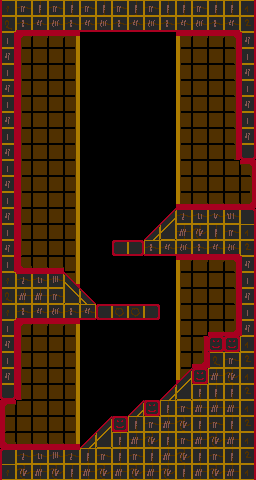

The image is a tile-based game level rendered from a .tmx file. Its description and complete source (layers, tilesets, objects, tile grids) follow:
An orthogonal 16x30 tile map with 16x16 px tiles, 2 tile layers (back, front) and 10 objects (4x Detritus, 3x Spawn, 3x Lamp).

<map version="1.0" orientation="orthogonal" width="16" height="30" tilewidth="16" tileheight="16">
 <tileset firstgid="1" name="tiles1" tilewidth="16" tileheight="16">
  <image source="../../../img/tiles/tiles0.gif" trans="ff00ff" width="256" height="256" />
 </tileset>
 <layer name="back" width="16" height="30">
  <data encoding="csv">
0,0,0,0,0,0,0,0,0,0,0,0,0,0,0,0,
0,0,0,0,0,0,0,0,0,0,0,0,0,0,0,0,
182,213,214,214,212,0,0,0,0,0,0,211,214,214,215,230,
182,229,230,230,228,0,0,0,0,0,0,227,230,230,231,230,
182,229,230,230,228,0,0,0,0,0,0,227,230,230,231,230,
182,229,230,230,228,0,0,0,0,0,0,227,230,230,231,230,
182,229,230,230,228,0,0,0,0,0,0,227,230,230,231,230,
182,229,230,230,228,0,0,0,0,0,0,227,230,230,231,230,
182,229,230,230,228,0,0,0,0,0,0,227,230,230,231,230,
182,229,230,230,228,0,0,0,0,0,0,227,230,230,231,230,
182,229,230,230,228,0,0,0,0,0,0,227,230,230,230,215,
182,229,230,230,228,0,0,0,0,0,0,227,230,230,230,231,
182,229,230,230,228,0,0,0,0,0,0,243,246,246,246,247,
182,229,230,230,228,0,0,0,0,0,0,182,230,230,230,230,
182,229,230,230,228,0,0,0,0,0,0,182,230,230,230,230,
182,229,230,230,228,0,0,0,0,0,0,182,230,230,230,230,
182,245,246,246,228,0,0,0,0,0,0,211,214,214,215,230,
182,130,129,130,244,0,0,0,0,0,0,227,230,230,231,230,
182,146,145,146,198,0,0,0,0,0,0,227,230,230,231,230,
182,130,129,130,198,0,0,0,0,0,0,227,230,230,231,230,
182,213,214,214,212,0,0,0,0,0,0,227,230,246,247,230,
182,229,230,230,228,0,0,0,0,0,0,227,231,230,230,230,
182,229,230,230,228,0,0,0,0,0,0,227,247,230,230,230,
182,229,230,230,228,0,0,0,0,0,0,243,230,230,230,230,
182,229,230,230,228,0,0,0,0,0,0,182,230,230,230,230,
213,230,230,230,228,0,0,0,0,0,0,182,230,230,230,230,
229,230,230,230,228,0,0,0,0,0,0,182,230,230,230,230,
245,246,246,246,244,0,0,0,0,0,0,182,230,230,230,230,
0,0,0,0,0,0,0,0,0,0,0,182,230,230,230,230,
0,0,0,0,0,0,0,0,0,0,0,0,0,0,0,0
</data>
 </layer>
 <layer name="front" width="16" height="30">
  <data encoding="csv">
17,19,18,19,18,19,18,19,18,19,18,18,19,18,18,24,
33,50,51,52,50,51,52,50,51,52,50,51,52,50,51,40,
20,0,0,0,0,0,0,0,0,0,0,0,0,0,0,36,
36,0,0,0,0,0,0,0,0,0,0,0,0,0,0,20,
20,0,0,0,0,0,0,0,0,0,0,0,0,0,0,36,
36,0,0,0,0,0,0,0,0,0,0,0,0,0,0,20,
20,0,0,0,0,0,0,0,0,0,0,0,0,0,0,36,
36,0,0,0,0,0,0,0,0,0,0,0,0,0,0,20,
20,0,0,0,0,0,0,0,0,0,0,0,0,0,0,36,
36,0,0,0,0,0,0,0,0,0,0,0,0,0,0,37,
20,0,0,0,0,0,0,0,0,0,0,0,0,0,0,0,
36,0,0,0,0,0,0,0,0,0,0,0,0,0,0,0,
20,0,0,0,0,0,0,0,0,0,0,0,0,0,0,0,
36,0,0,0,0,0,0,0,0,0,140,2,3,6,7,8,
20,0,0,0,0,0,0,0,0,140,156,34,35,18,19,24,
36,0,0,0,0,0,0,53,55,50,51,52,50,51,52,40,
20,0,0,0,0,0,0,0,0,0,0,0,0,0,0,36,
17,2,3,4,139,0,0,0,0,0,0,0,0,0,0,20,
33,34,34,19,155,139,0,0,0,0,0,0,0,0,0,36,
17,50,51,52,50,51,53,54,54,55,0,0,0,0,0,20,
20,0,0,0,0,0,0,0,0,0,0,0,0,0,0,36,
36,0,0,0,0,0,0,0,0,0,0,0,0,232,232,24,
20,0,0,0,0,0,0,0,0,0,0,0,0,33,19,40,
36,0,0,0,0,0,0,0,0,0,0,140,232,34,35,24,
37,0,0,0,0,0,0,0,0,0,140,156,18,18,18,40,
0,0,0,0,0,0,0,0,140,232,18,19,34,34,34,24,
0,0,0,0,0,0,140,232,18,19,34,35,18,19,18,40,
0,0,0,0,0,140,156,18,34,35,18,19,34,35,34,24,
1,2,3,4,2,18,19,18,19,18,34,35,18,19,18,40,
17,35,34,35,18,34,35,34,35,34,35,18,34,35,34,24
</data>
 </layer>
 <objectgroup name="objects" width="16" height="30">
  <properties>
   <property name="entrances" value="[[1,0],[0,1]]" />
   <property name="rarity" value="1.0" />
  </properties>
  <object name="Spawn" gid="199" x="192" y="192">
   <properties>
    <property name="tags" value="minor,ledge" />
   </properties>
  </object>
  <object name="Spawn" gid="199" x="128" y="288">
   <properties>
    <property name="tags" value="minor,ledge" />
   </properties>
  </object>
  <object name="Spawn" gid="199" x="208" y="320">
   <properties>
    <property name="tags" value="minor,ledge" />
   </properties>
  </object>
  <object name="Lamp" gid="199" x="48" y="416" />
  <object name="Lamp" gid="199" x="48" y="240" />
  <object name="Lamp" gid="199" x="208" y="176" />
  <object name="Detritus" gid="139" x="32" y="272">
   <properties>
    <property name="rarity" value="0.3" />
    <property name="size" value="1" />
   </properties>
  </object>
  <object name="Detritus" gid="139" x="224" y="208">
   <properties>
    <property name="rarity" value="0.3" />
    <property name="size" value="1" />
   </properties>
  </object>
  <object name="Detritus" gid="139" x="192" y="208">
   <properties>
    <property name="rarity" value="0.3" />
    <property name="size" value="1" />
   </properties>
  </object>
  <object name="Detritus" gid="139" x="224" y="336">
   <properties>
    <property name="rarity" value="0.3" />
    <property name="side" value="r" />
    <property name="size" value="1" />
   </properties>
  </object>
 </objectgroup>
</map>
